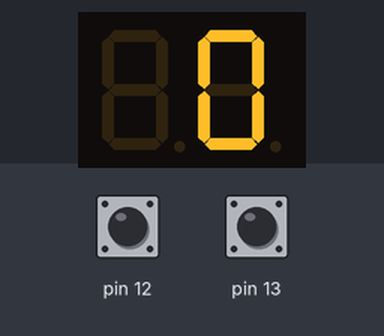
Simulated run of this sketch. Board: Arduino Uno, built with avr-gcc and run on an emulated ATmega328P. On the bench: 2-digit seven-segment display. The inputs (shaded band) are chosen by the test bench; at power-on: pin 12 HIGH, pin 13 HIGH.

Above: at 3.8 s.
3.9 s: pin 12 pulled LOW for 1.3 s
At 5.5 s:
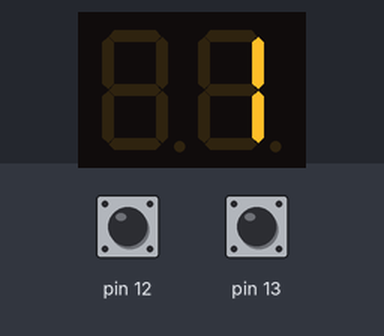
7.5 s: pin 13 pulled LOW for 1.3 s
At 9.0 s:
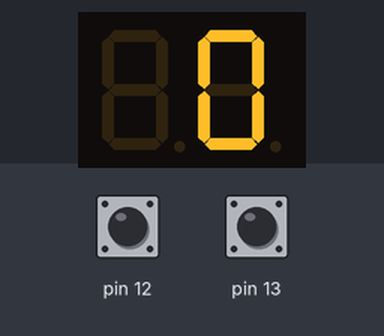
10.3 s: pin 12 pulled LOW for 1.3 s
At 13.8 s:
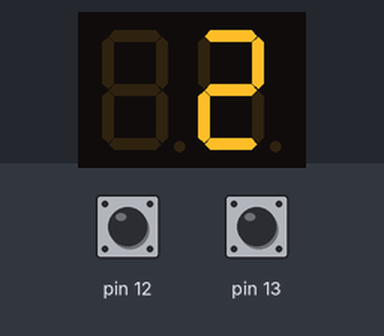
Timing chart, 0 to 15.3 s (numbered marks = the images above; inputs shaded):
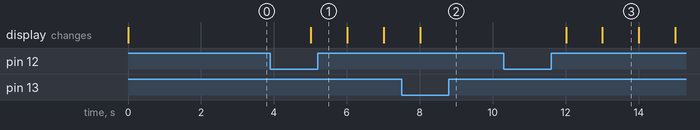

The sketch:

04g_7seg_stoper_przyciski.ino
```cpp
#include "SevSeg.h"
#include "TimerOne.h"

//Stwórz instancję wyswietlacz
SevSeg wyswietlacz;

void setup() {
  Timer1.initialize(10000); // Ustawienie przerwania czasowego na 10ms
  Timer1.attachInterrupt(refresh); //Jako kod przerwania wywołaj funkcję refresh
  //Ustawienie parametrów wyświetlacza i jego inicjacja
  byte numDigits = 2; //Ile cyfr ma wyświetlacz
  byte digitPins[] = {10, 11}; //Piny cyfr
  byte segmentPins[] = {9, 8, 2, 5, 4, 7, 6, 3}; //Piny segmentów {A, B, C, D, E, F, G, P}
  bool resistorsOnSegments = true; //Czy są rezystory na segmentach
  byte hardwareConfig = COMMON_CATHODE; // Typ podłączenia
  wyswietlacz.begin(hardwareConfig, numDigits, digitPins, segmentPins, resistorsOnSegments);
  pinMode(12, INPUT_PULLUP);
  pinMode(13, INPUT_PULLUP);
}

void refresh(){
  wyswietlacz.refreshDisplay();
}

int liczba=0;
int zmiana=0;

void loop() {
  wyswietlacz.setNumber(liczba);
  delay(1000);
  liczba = liczba + zmiana;
  if (liczba == 100){
    liczba=0;
  }
  if (digitalRead(12) == LOW){
    zmiana = 1;
  }
  if (digitalRead(13) == LOW){
    zmiana = 0;
    liczba = 0;
  }
}
```

Measured:
- after the input at 3.9 s, the display: changes after 1.1 s (image 1)
- after the input at 10.3 s, the display: first changes after 1.7 s (image 3 shows a later state)
- what the display in image 3 shows lasts 1.0 s, from 13.0 s to 14.0 s
